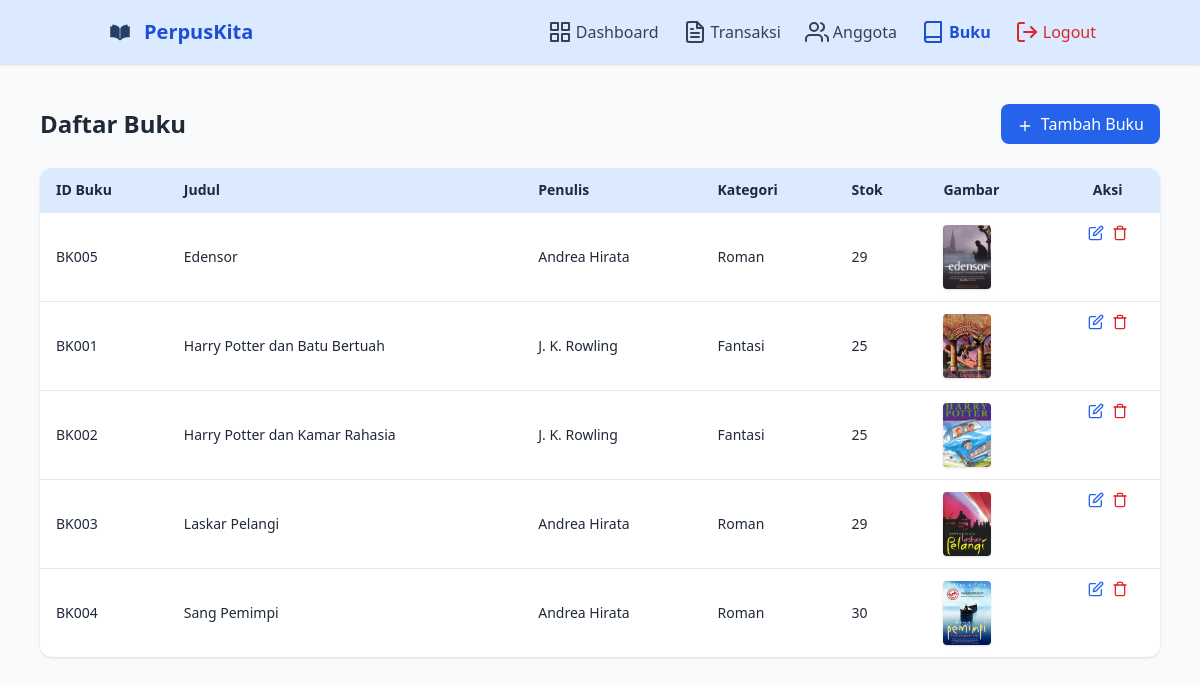
/perpuskita/buku_admin.php (signed in), run on the app's committed database.
### tables this page shows
CREATE TABLE `buku` (
  `id_buku` varchar(10) NOT NULL,
  `judul` varchar(150) NOT NULL,
  `penulis` varchar(100) DEFAULT NULL,
  `penerbit` varchar(100) DEFAULT NULL,
  `kategori` varchar(255) DEFAULT NULL,
  `stok` int(11) DEFAULT 0,
  `gambar` varchar(255) DEFAULT NULL,
  `deskripsi` text DEFAULT NULL
);

### perpuskita/buku_admin.php (the view, shortened to what this page needs)
<?php
include 'koneksi.php';
$query = $conn->query("SELECT * FROM buku ORDER BY judul ASC");
?>
<!DOCTYPE html>
<html lang="id">
<head>
  <script src="https://cdn.tailwindcss.com"></script>
</head>
<body class="min-h-screen bg-gray-50 text-gray-800">
  <header class="bg-blue-100 shadow">
    <div class="container mx-auto px-4 py-4 flex justify-between items-center">
      <div class="flex items-center gap-2">
        <img src="logo.png" alt="Logo" class="w-8 h-8">
        <span class="text-xl font-semibold text-blue-700">PerpusKita</span>
      </div>
      <nav class="flex gap-6 items-center">
        <a href="dashboard_admin.php" class="flex items-center gap-1 text-gray-700 hover:text-blue-700">
          <i data-feather="grid"></i> Dashboard
        </a>
        <a href="transaksi_admin.php" class="flex items-center gap-1 text-gray-700 hover:text-blue-700">
          <i data-feather="file-text"></i> Transaksi
        </a>
        <a href="anggota_admin.php" class="flex items-center gap-1 text-gray-700 hover:text-blue-700">
          <i data-feather="users"></i> Anggota
        </a>
        <a href="buku_admin.php" class="flex items-center gap-1 text-blue-700 font-semibold">
          <i data-feather="book"></i> Buku
        </a>
        <a href="logout.php" class="flex items-center gap-1 text-red-600 hover:underline">
          <i data-feather="log-out"></i> Logout
        </a>
      </nav>
    </div>
  </header>
  <main class="max-w-6xl mx-auto mt-10 px-4">
    <div class="flex items-center justify-between mb-6">
      <h2 class="text-2xl font-bold text-gray-800">Daftar Buku</h2>
      <a href="buku_tambah.php" class="px-4 py-2 bg-blue-600 text-white rounded-lg hover:bg-blue-700">
        <i data-feather="plus" class="inline-block w-4 h-4 mr-1"></i> Tambah Buku
      </a>
    </div>
    <div class="overflow-x-auto bg-white rounded-xl shadow">
      <table class="min-w-full text-sm">
        <thead class="bg-blue-100 text-left">
          <tr>
            <th class="px-4 py-3 font-semibold">ID Buku</th>
            <th class="px-4 py-3 font-semibold">Judul</th>
            <th class="px-4 py-3 font-semibold">Penulis</th>
            <th class="px-4 py-3 font-semibold">Kategori</th>
            <th class="px-4 py-3 font-semibold">Stok</th>
            <th class="px-4 py-3 font-semibold">Gambar</th>
            <th class="px-4 py-3 font-semibold text-center">Aksi</th>
          </tr>
        </thead>
        <tbody>
          <?php while ($buku = $query->fetch_assoc()): ?>
          <tr class="border-t hover:bg-gray-50">
            <td class="px-4 py-3"><?= htmlspecialchars($buku['id_buku']) ?></td>
            <td class="px-4 py-3"><?= htmlspecialchars($buku['judul']) ?></td>
            <td class="px-4 py-3"><?= htmlspecialchars($buku['penulis']) ?></td>
            <td class="px-4 py-3"><?= htmlspecialchars($buku['kategori']) ?></td>
            <td class="px-4 py-3"><?= htmlspecialchars($buku['stok']) ?></td>
            <td class="px-4 py-3">
              <?php if ($buku['gambar']): ?>
                <img src="uploads/<?= htmlspecialchars($buku['gambar']) ?>" alt="cover" class="w-12 h-16 object-cover rounded shadow" />
              <?php else: ?>
                <span class="text-gray-400 italic">Tidak ada</span>
              <?php endif; ?>
            </td>
            <td class="px-4 py-3 text-center flex justify-center gap-2">
              <a href="buku_edit.php?id=<?= $buku['id_buku'] ?>" class="text-blue-600 hover:text-blue-800" title="Edit">
                <i data-feather="edit" class="w-4 h-4"></i>
              </a>
              <a href="buku_hapus.php?id=<?= $buku['id_buku'] ?>" class="text-red-600 hover:text-red-800" title="Hapus"
                onclick="return confirm('Yakin ingin menghapus buku ini?')">
                <i data-feather="trash" class="w-4 h-4"></i>
              </a>
            </td>
          </tr>
          <?php endwhile; ?>
        </tbody>
      </table>
    </div>
  </main>
</body>
</html>

### data on the page
buku: id_buku "BK005", judul "Edensor", penulis "Andrea Hirata", kategori "Roman", stok "29", gambar (picture)
buku: id_buku "BK001", judul "Harry Potter dan Batu Bertuah", penulis "J. K. Rowling", kategori "Fantasi", stok "25", gambar (picture)
buku: id_buku "BK002", judul "Harry Potter dan Kamar Rahasia", penulis "J. K. Rowling", kategori "Fantasi", stok "25", gambar (picture)
buku: id_buku "BK003", judul "Laskar Pelangi", penulis "Andrea Hirata", kategori "Roman", stok "29", gambar (picture)
buku: id_buku "BK004", judul "Sang Pemimpi", penulis "Andrea Hirata", kategori "Roman", stok "30", gambar (picture)
